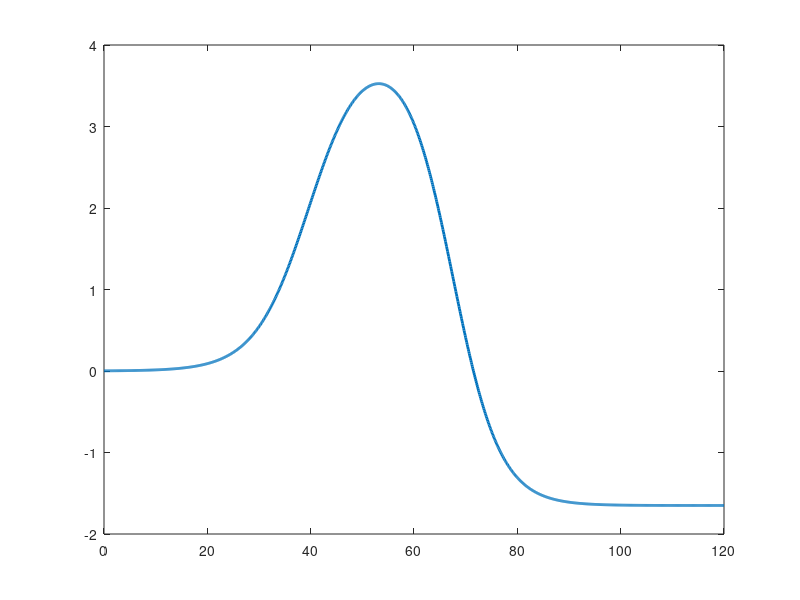
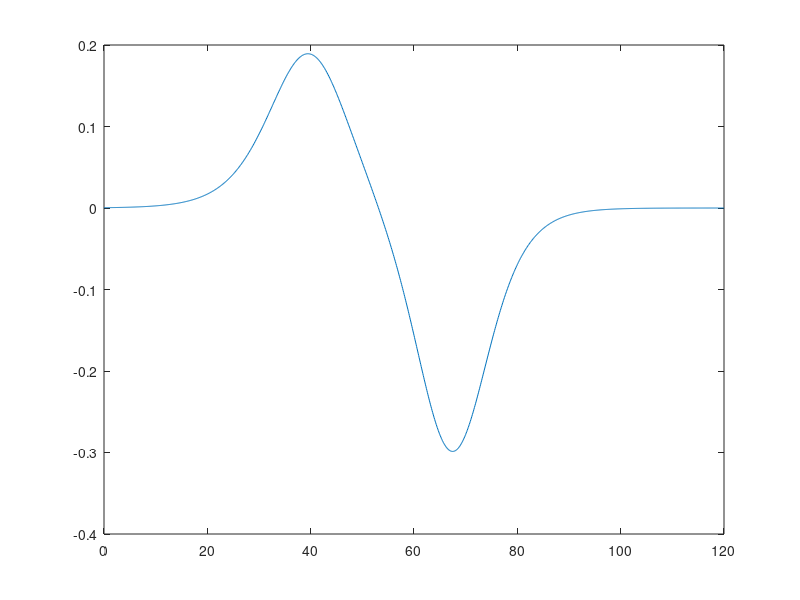
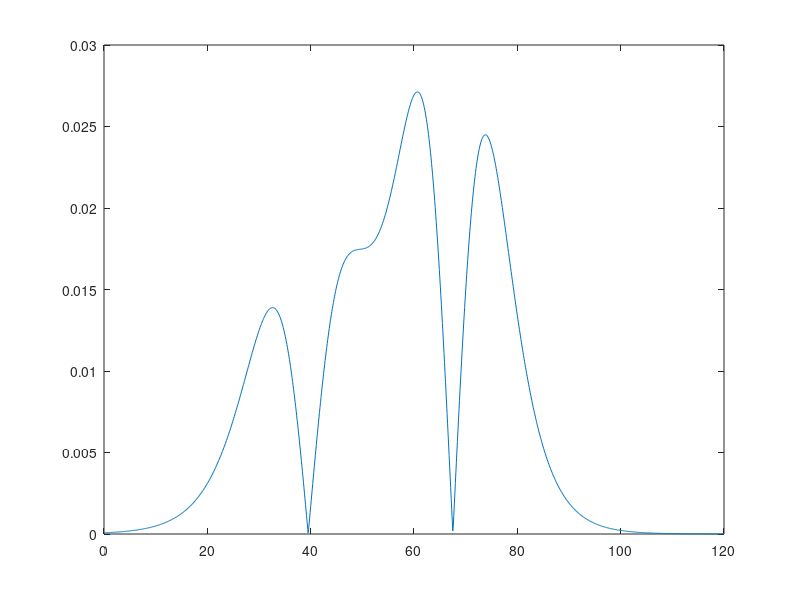

Here is the MATLAB script that generated these plots, in order:
%% 最终需要的参考信息为：x,y,yaw,v,前轮转角，共5个量
 clear 
 clc

%% 生成双移线参考轨迹
 %设置相关参数，最终生成 双移线 参考轨迹
 %最终 cx, cy 为生成双移线的 x,y坐标
 shape=2.4;           
 dx1=25;dx2=21.95;     
 dy1=4.05;dy2=5.7;     
 Xs1=27.19;Xs2=56.46;  
 cx=0:0.1:120;         %x坐标从0开始，每隔0.1m生成一个点，一共120m
 z1=shape/dx1*(cx-Xs1)-shape/2;
 z2=shape/dx2*(cx-Xs2)-shape/2;
 cy=dy1/2.*(1+tanh(z1))-dy2/2.*(1+tanh(z2));

%% 将生成的双移线x,y坐标整理，以方便复制进CarSim
 path=[cx',cy'];

%% 生成参考曲率与参考横摆角
 ref_x=cx;
 ref_y=cy;

 dif_x=diff(ref_x);                   %差分x
 dif_xxxx=[dif_x,dif_x(end)];         %差分后与原来数据比少一个，所以加一个
 
 dif_y=diff(ref_y);                   %差分y
 dif_yyyy=[dif_y,dif_y(end)];         %差分后与原来数据比少一个，所以加一个
 
 r_yaw = atan2(dif_yyyy , dif_xxxx);  %生成参考轨迹的横摆角
 
 d_y=gradient(ref_y) ./ abs(dif_xxxx);
 dd_y=gradient(d_y) ./ abs(dif_xxxx);
 
 r_k=abs(dd_y) ./ (1+d_y.^2).^(3/2);  %生成参考轨迹的参考曲率

 %% 画图
 figure(1)
 plot(cx,cy,'LineWidth',2)            %画生成的双移线轨迹
 
 figure(2)
 plot(cx,r_yaw )                      %画参考横摆角

 figure(3)
 plot(cx,r_k)                         %画参考曲率







